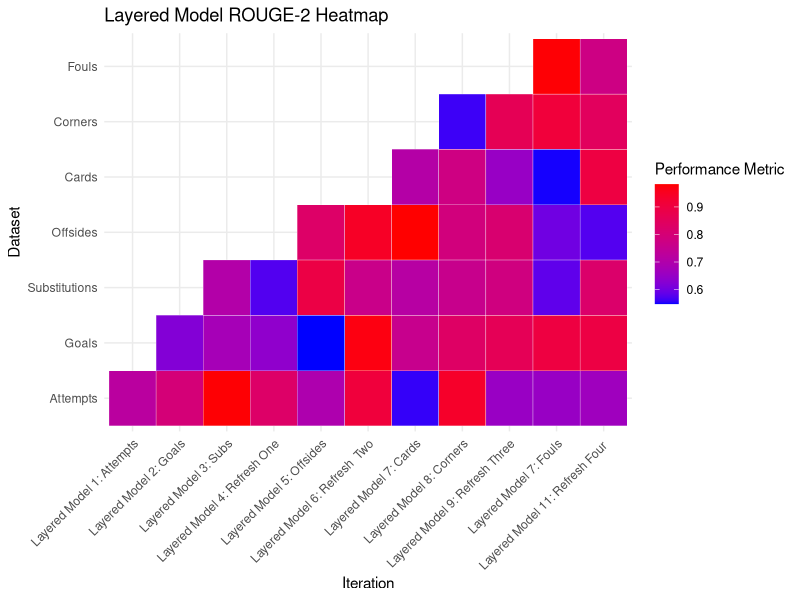
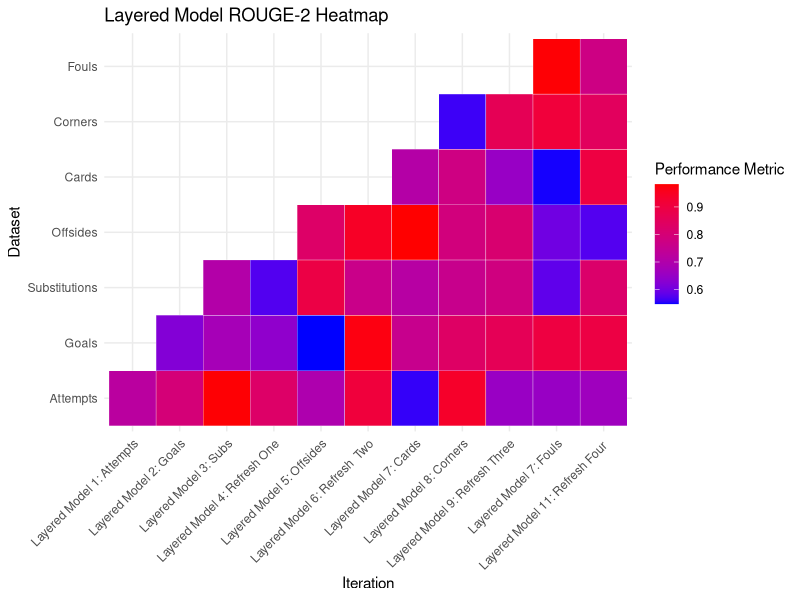

Recreate these plots in R, in order.
library(ggplot2)

# dataset names
dataset_names <- c("Attempts", "Goals", "Substitutions", "Offsides", "Cards", "Corners", "Fouls")

# iteration names - including refresher rounds
iteration_names <- c("Layered Model 1: Attempts", "Layered Model 2: Goals", "Layered Model 3: Subs", 
                     "Layered Model 4: Refresh One", "Layered Model 5: Offsides", "Layered Model 6: Refresh  Two", "Layered Model 7: Cards", "Layered Model 8: Corners", "Layered Model 9: Refresh Three", "Layered Model 7: Fouls", "Layered Model 11: Refresh Four ")

# Create an empty data frame to store the model performance
model_performance <- data.frame(
  Iteration = factor(),
  Dataset = factor(),
  PerformanceMetric = numeric()
)

# number of datasets to include in each iteration, including refreshers
datasets_per_iteration <- c(1, 2, 3, 3, 4, 4, 5, 6, 6, 7, 7)

for (i in 1:length(iteration_names)) {
  # Get the number of datasets for this iteration
  num_datasets <- datasets_per_iteration[i]
  
  # Generate performance metrics for the datasets
  performance_metrics <- runif(num_datasets, min = 0.5, max = 1)
  
  # Create iteration data for the current number of datasets
  iteration_data <- data.frame(
    Iteration = factor(rep(iteration_names[i], num_datasets), levels = iteration_names),
    Dataset = factor(dataset_names[1:num_datasets], levels = dataset_names),
    PerformanceMetric = performance_metrics
  )
  
  # Combine the iteration data with the main data frame
  model_performance <- rbind(model_performance, iteration_data)
}

# Create the heatmap
heatmap <- ggplot(model_performance, aes(x = Iteration, y = Dataset, fill = PerformanceMetric)) +
  geom_tile(color = "white") + # Add white lines to separate the tiles
  scale_fill_gradient(low = "blue", high = "red") + # Define the color gradient for the fill
  theme_minimal() + 
  theme(axis.text.x = element_text(angle = 45, hjust = 1, vjust = 1)) +
  labs(title = "Layered Model ROUGE-2 Heatmap",
       x = "Iteration",
       y = "Dataset",
       fill = "Performance Metric")

# Print the heatmap
print(heatmap)

# Save the heatmap
ggsave("layered_model_performance_ROUGE_2_heatmap.png", plot = heatmap, width = 12, height = 6, dpi = 300)
